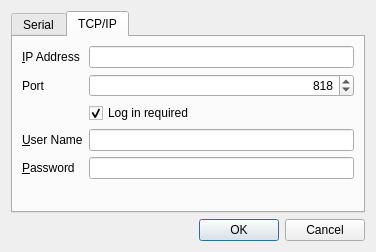
<?xml version="1.0" encoding="UTF-8"?>
<ui version="4.0">
 <class>CommConnectDlg</class>
 <widget class="QDialog" name="CommConnectDlg">
  <property name="geometry">
   <rect>
    <x>0</x>
    <y>0</y>
    <width>376</width>
    <height>252</height>
   </rect>
  </property>
  <property name="windowTitle">
   <string>Comm Connection</string>
  </property>
  <layout class="QVBoxLayout" name="verticalLayout">
   <item>
    <widget class="QTabWidget" name="commTabWidget">
     <property name="currentIndex">
      <number>1</number>
     </property>
     <widget class="QWidget" name="serialTtab">
      <attribute name="title">
       <string>Serial</string>
      </attribute>
      <layout class="QHBoxLayout" name="horizontalLayout_3">
       <item>
        <layout class="QVBoxLayout" name="verticalLayout_2">
         <item>
          <layout class="QHBoxLayout" name="horizontalLayout">
           <item>
            <widget class="QLabel" name="label">
             <property name="text">
              <string>Serial port</string>
             </property>
             <property name="buddy">
              <cstring>serialPortComboBox</cstring>
             </property>
            </widget>
           </item>
           <item>
            <widget class="QComboBox" name="serialPortComboBox"/>
           </item>
          </layout>
         </item>
         <item>
          <layout class="QHBoxLayout" name="horizontalLayout_2">
           <item>
            <widget class="QLabel" name="label_2">
             <property name="text">
              <string>Baud rate</string>
             </property>
             <property name="buddy">
              <cstring>baudRateComboBox</cstring>
             </property>
            </widget>
           </item>
           <item>
            <widget class="QComboBox" name="baudRateComboBox">
             <property name="currentIndex">
              <number>3</number>
             </property>
             <item>
              <property name="text">
               <string>9600</string>
              </property>
             </item>
             <item>
              <property name="text">
               <string>28800</string>
              </property>
             </item>
             <item>
              <property name="text">
               <string>38400</string>
              </property>
             </item>
             <item>
              <property name="text">
               <string>115200</string>
              </property>
             </item>
            </widget>
           </item>
          </layout>
         </item>
         <item>
          <spacer name="verticalSpacer_2">
           <property name="orientation">
            <enum>Qt::Vertical</enum>
           </property>
           <property name="sizeHint" stdset="0">
            <size>
             <width>20</width>
             <height>40</height>
            </size>
           </property>
          </spacer>
         </item>
        </layout>
       </item>
      </layout>
     </widget>
     <widget class="QWidget" name="tcpipTab">
      <attribute name="title">
       <string>TCP/IP</string>
      </attribute>
      <layout class="QGridLayout" name="gridLayout_3">
       <item row="0" column="0">
        <layout class="QGridLayout" name="gridLayout">
         <item row="0" column="0">
          <widget class="QLabel" name="ipAddressLabel">
           <property name="text">
            <string>&amp;IP Address</string>
           </property>
           <property name="buddy">
            <cstring>ipAddressLineEdit</cstring>
           </property>
          </widget>
         </item>
         <item row="0" column="1">
          <widget class="QLineEdit" name="ipAddressLineEdit"/>
         </item>
         <item row="3" column="0">
          <widget class="QLabel" name="userNameLabel">
           <property name="text">
            <string>&amp;User Name</string>
           </property>
           <property name="buddy">
            <cstring>userNameLineEdit</cstring>
           </property>
          </widget>
         </item>
         <item row="3" column="1">
          <widget class="QLineEdit" name="userNameLineEdit"/>
         </item>
         <item row="4" column="0">
          <widget class="QLabel" name="PasswordLabel">
           <property name="text">
            <string>&amp;Password</string>
           </property>
           <property name="buddy">
            <cstring>passwordLineEdit</cstring>
           </property>
          </widget>
         </item>
         <item row="4" column="1">
          <widget class="QLineEdit" name="passwordLineEdit"/>
         </item>
         <item row="7" column="1">
          <spacer name="verticalSpacer">
           <property name="orientation">
            <enum>Qt::Vertical</enum>
           </property>
           <property name="sizeHint" stdset="0">
            <size>
             <width>20</width>
             <height>40</height>
            </size>
           </property>
          </spacer>
         </item>
         <item row="1" column="0">
          <widget class="QLabel" name="portNumberLabel">
           <property name="text">
            <string>Port</string>
           </property>
          </widget>
         </item>
         <item row="1" column="1">
          <widget class="QSpinBox" name="portNumberSB">
           <property name="alignment">
            <set>Qt::AlignRight|Qt::AlignTrailing|Qt::AlignVCenter</set>
           </property>
           <property name="maximum">
            <number>65535</number>
           </property>
           <property name="value">
            <number>818</number>
           </property>
          </widget>
         </item>
         <item row="2" column="1">
          <widget class="QCheckBox" name="loginCB">
           <property name="text">
            <string>Log in required</string>
           </property>
           <property name="checked">
            <bool>true</bool>
           </property>
          </widget>
         </item>
        </layout>
       </item>
      </layout>
     </widget>
    </widget>
   </item>
   <item>
    <widget class="QDialogButtonBox" name="buttonBox">
     <property name="orientation">
      <enum>Qt::Horizontal</enum>
     </property>
     <property name="standardButtons">
      <set>QDialogButtonBox::Cancel|QDialogButtonBox::Ok</set>
     </property>
    </widget>
   </item>
  </layout>
 </widget>
 <tabstops>
  <tabstop>ipAddressLineEdit</tabstop>
  <tabstop>userNameLineEdit</tabstop>
  <tabstop>passwordLineEdit</tabstop>
 </tabstops>
 <resources/>
 <connections>
  <connection>
   <sender>buttonBox</sender>
   <signal>accepted()</signal>
   <receiver>CommConnectDlg</receiver>
   <slot>accept()</slot>
   <hints>
    <hint type="sourcelabel">
     <x>275</x>
     <y>442</y>
    </hint>
    <hint type="destinationlabel">
     <x>157</x>
     <y>213</y>
    </hint>
   </hints>
  </connection>
  <connection>
   <sender>buttonBox</sender>
   <signal>rejected()</signal>
   <receiver>CommConnectDlg</receiver>
   <slot>reject()</slot>
   <hints>
    <hint type="sourcelabel">
     <x>275</x>
     <y>442</y>
    </hint>
    <hint type="destinationlabel">
     <x>286</x>
     <y>213</y>
    </hint>
   </hints>
  </connection>
 </connections>
</ui>
